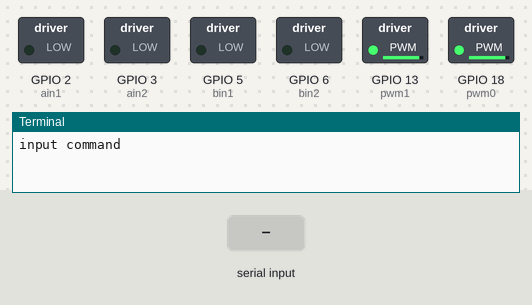
This program was run on a simulated Raspberry Pi (BCM pin numbers). Parts: switched loads named in the program (green lamp = pin HIGH), the last lines printed to the terminal. The test bench sets the inputs (shaded band).

Above: at 1.2 s.
1.3 s: "5" typed at the terminal
At 2.5 s:
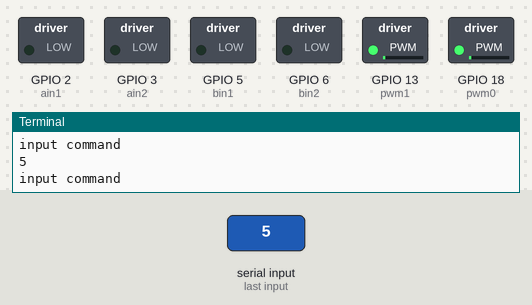
2.8 s: "90" typed at the terminal
At 3.8 s:
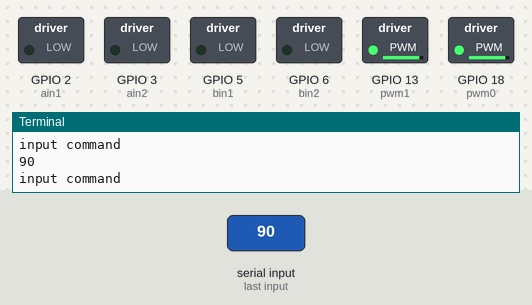
Timing chart, 0 to 5.8 s (numbered marks = the images above; inputs shaded):
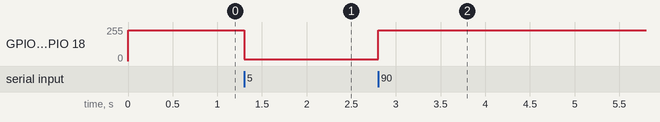

Measured:
- after the input at 1.3 s, GPIO 13 (pwm1), GPIO 18 (pwm0): 230/255 → 13/255 at once
- after the input at 2.8 s, GPIO 13 (pwm1), GPIO 18 (pwm0): 13/255 → 230/255 at once

The program:

motortest.py
```python
import RPi.GPIO as GPIO # always needed with RPi.GPIO
import time

def setMotor(lr, cmd):
    FWD1 = False if lr=="r" else True
    FWD2 = True if lr=="r" else False
    in1 = 2 if lr=="r" else 5
    in2 = 3 if lr=="r" else 6
    if cmd == 'F':
        GPIO.output(in1, FWD1)
        GPIO.output(in2, FWD2)
    elif cmd == 'R':
        GPIO.output(in1, FWD2)
        GPIO.output(in2, FWD1)
    elif cmd == 'S':
        GPIO.output(in1, False)
        GPIO.output(in2, False)

def isNumeric(s):
    try:
        int(s)
        return True
    except ValueError:
        return False

pwm0 = 18
pwm1 = 13
ain1 = 2
ain2 = 3
bin1 = 5
bin2 = 6

GPIO.setmode(GPIO.BCM)
GPIO.setup(pwm0, GPIO.OUT)
GPIO.setup(pwm1, GPIO.OUT)
GPIO.setup(ain1, GPIO.OUT)
GPIO.setup(ain2, GPIO.OUT)
GPIO.setup(bin1, GPIO.OUT)
GPIO.setup(bin2, GPIO.OUT)

GPIO.output(ain1, False)
GPIO.output(ain2, True)
GPIO.output(bin1, True)
GPIO.output(bin2, False)

p0 = GPIO.PWM(pwm0, 50)
p0.start(50)
p0.ChangeDutyCycle(90)
p0.ChangeFrequency(50)

p1 = GPIO.PWM(pwm1, 50)
p1.start(50)
p1.ChangeDutyCycle(90)
p1.ChangeFrequency(50)

try:
    setMotor("l", 'S')
    setMotor("r", 'S')

    while True:
        str= raw_input("input command")
        str = str.strip()
        if isNumeric(str):
            p0.ChangeDutyCycle(int(str))
            p1.ChangeDutyCycle(int(str))
        else:
            setMotor("l", str[0])
            setMotor("r", str[1])
finally:
    p0.stop()
    p1.stop()
    GPIO.cleanup()
```
